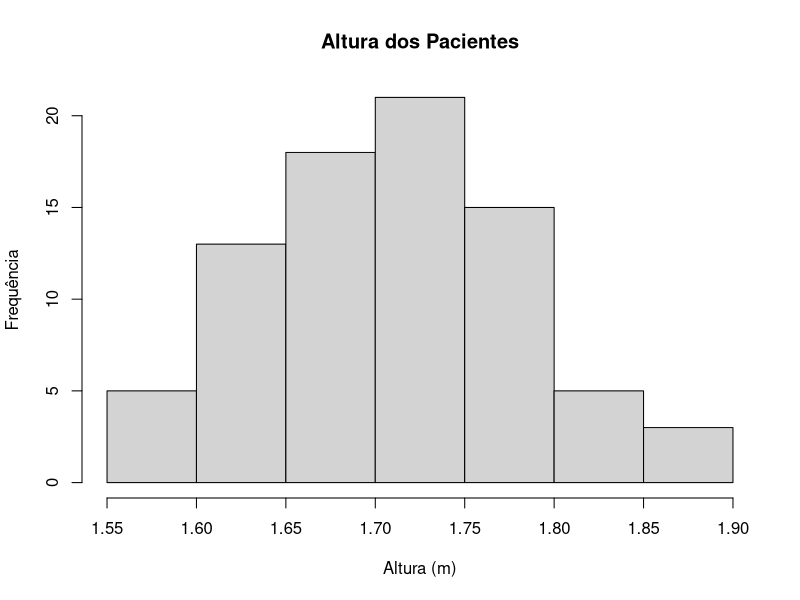

Generate this figure with R:
#crie vetor com as alturas
alturas <- c(1.72, 1.78, 1.87, 1.86, 1.79, 1.79, 1.83, 1.74, 1.64, 1.62,
             1.75, 1.65, 1.75, 1.58, 1.63, 1.77, 1.64, 1.68, 1.66, 1.82,
             1.68, 1.80, 1.74, 1.76, 1.74, 1.72, 1.75, 1.89, 1.73, 1.76,
             1.72, 1.71, 1.63, 1.81, 1.65, 1.58, 1.63, 1.70, 1.73, 1.57,
             1.75, 1.64, 1.73, 1.70, 1.75, 1.56, 1.70, 1.68, 1.68, 1.79,
             1.75, 1.71, 1.62, 1.83, 1.72, 1.76, 1.67, 1.82, 1.67, 1.60,
             1.67, 1.61, 1.61, 1.67, 1.75, 1.80, 1.70, 1.77, 1.73, 1.77,
             1.64, 1.66, 1.74, 1.66, 1.66, 1.79, 1.68, 1.79, 1.69, 1.80)

#crie tabela de distribuição de frequências por intervalos de classes
intervalos <- cut(alturas, breaks = 10)
tabela <- table(intervalos)
print(tabela)

#gere o histograma
hist(alturas, breaks = 10, main = "Altura dos Pacientes", xlab = "Altura (m)", ylab = "Frequência")

